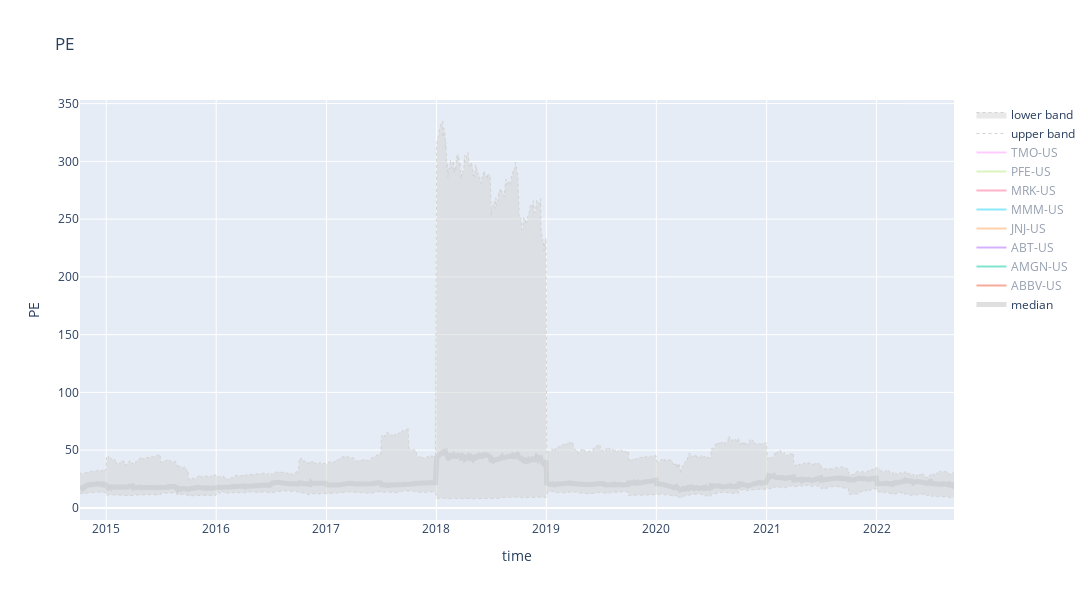

Notebook code cell kept with this figure:
### Markdown cell above
Plot multiple: $PE=\frac{Price}{Earnings}$

### Code cell
# example
plot_multiple('PE', UNIVERSE, pe_plot)

### Figure 1 — Plotly figure (JSON) as saved in the notebook; plotly's stock layout.template omitted (floating-point values rounded to 4 significant figures; data arrays with more than 128 entries replaced by an {"elided": "..."} marker saying what was removed)
{"data": [{"line": {"color": "gray", "dash": "solid", "width": 5}, "name": "median", "opacity": 0.25, "type": "scatter", "x": {"elided": "2001 str values"}, "y": {"elided": "2001 float values"}}, {"name": "ABBV-US", "type": "scatter", "visible": "legendonly", "x": {"elided": "2001 str values"}, "y": {"elided": "2001 float values"}}, {"name": "AMGN-US", "type": "scatter", "visible": "legendonly", "x": {"elided": "2001 str values"}, "y": {"elided": "2001 float values"}}, {"name": "ABT-US", "type": "scatter", "visible": "legendonly", "x": {"elided": "2001 str values"}, "y": {"elided": "2001 float values"}}, {"name": "JNJ-US", "type": "scatter", "visible": "legendonly", "x": {"elided": "2001 str values"}, "y": {"elided": "2001 float values"}}, {"name": "MMM-US", "type": "scatter", "visible": "legendonly", "x": {"elided": "2001 str values"}, "y": {"elided": "2001 float values"}}, {"name": "MRK-US", "type": "scatter", "visible": "legendonly", "x": {"elided": "2001 str values"}, "y": {"elided": "2001 float values"}}, {"name": "PFE-US", "type": "scatter", "visible": "legendonly", "x": {"elided": "2001 str values"}, "y": {"elided": "2001 float values"}}, {"name": "TMO-US", "type": "scatter", "visible": "legendonly", "x": {"elided": "2001 str values"}, "y": {"elided": "2001 float values"}}, {"line": {"color": "lightgray", "dash": "dot", "width": 1}, "name": "upper band", "opacity": 0.25, "type": "scatter", "x": {"elided": "2001 str values"}, "y": {"elided": "2001 float values"}}, {"fill": "tonexty", "line": {"color": "lightgray", "dash": "dot", "width": 1}, "name": "lower band", "opacity": 0.25, "type": "scatter", "x": {"elided": "2001 str values"}, "y": {"elided": "2001 float values"}}], "layout": {"height": 600, "title": {"text": "PE"}, "width": 1200, "xaxis": {"title": {"text": "time"}}, "yaxis": {"title": {"text": "PE"}}}}
